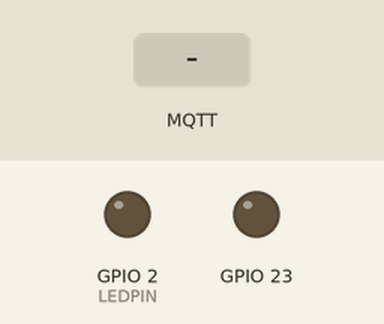
Recording of a sketch running on a simulated ESP32. On the bench: output pins drawn as LEDs (lit = HIGH). The test bench sets the inputs (shaded band). WiFi joins after 1.5 s; servers stay silent unless stated; no MQTT or app messages arrive unless stated; what the sketch prints to the serial monitor is not drawn.

Above: at 2.7 s.
2.8 s: MQTT message "on" arrives on the first subscribed topic
At 4.0 s:
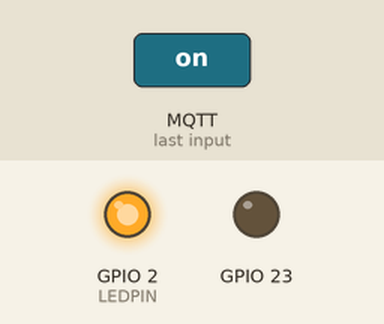
4.3 s: MQTT message "off" arrives on the first subscribed topic
At 5.3 s:
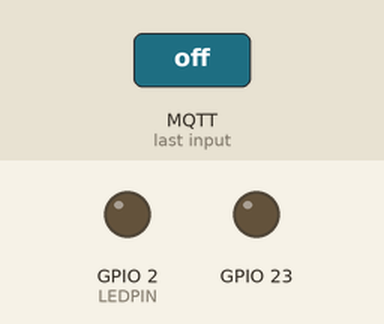
Timing chart, 0 to 7.3 s (numbered marks = the images above; inputs shaded):
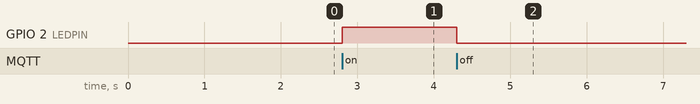

Measured:
- after the input at 2.8 s, GPIO 2 (LEDPIN): LOW → HIGH at once
- after the input at 4.3 s, GPIO 2 (LEDPIN): HIGH → LOW at once

The sketch:

AirQualitySensor.ino
```cpp
/*
 *  air quality sensor
 *
 *  Author: Matthias Kesenheimer - @BartimaeusvUruk - https://github.com/MKesenheimer
 *  Date: 1 February 2021
 *
 *  Based on sketch from Rui Santos (https://randomnerdtutorials.com)
 *
 * Libraries to install:
 * - DHT sensor library by adafruit (https://github.com/adafruit/DHT-sensor-library)
 * - PubSubClient by Nick O’Leary (https://pubsubclient.knolleary.net)
 * - Sparkfun CCS811 (https://github.com/sparkfun/SparkFun_CCS811_Arduino_Library)
 *
 *  Grenzwerte für VOCs:
 *  https://www.air-q.com/messwerte/voc
 *    0 - 150 ppb: good
 *    150 - 1000 ppb: poor
 *    > 1000 ppb: bad
 *
 *   https://www.airthings.com/what-is-voc
 *    0 - 250 ppb: good
 *    250 - 2000 ppb: poor
 *    > 2000 ppb: bad
 */

#include <WiFi.h>
#include <PubSubClient.h>
#include <Wire.h>
#include <DHT.h>
#include <SparkFunCCS811.h>
#define CCS811_ADDR 0x5A
CCS811 ccs811(CCS811_ADDR);

#define DHTPIN 15
#define DHTTYPE DHT11
DHT dht(DHTPIN, DHTTYPE);

// Replace the next variables with your SSID/Password combination
const String ssid = "SSID";           // TODO: the SSID of your Wifi-network
const String password = "passphrase"; // TODO: the passphrase to access the Wifi-network

// Add your MQTT Broker IP address, example:
const String mqtt_server = "IP-Address";     // TODO: fill in the IP address of your MQTT broker
const long   mqtt_port = 1883;               // TODO: fill in the port on which the MQTT service is running. 1883 is the default port
const String mqtt_user = "username";         // TODO: credentials to authorize against the MQTT service
const String mqtt_passwd = "password";       // TODO: credentials to authorize against the MQTT service
const String mqtt_topic = "/home/office";    // TODO: change the topic to your likes. Remember to change this in the node-red dashboard, too.
const String mqtt_clientID = "ESP32-Office"; // TODO: ID of your client. This is not essential.

WiFiClient espClient;
PubSubClient client(espClient);
long lastMsg = 0;

#define LEDPIN 2

void setup() {
  Serial.begin(115200);

  dht.begin();

  setup_wifi();
  client.setServer(mqtt_server.c_str(), mqtt_port);
  client.setCallback(callback);

  pinMode(LEDPIN, OUTPUT);

  // Inialize I2C Hardware
  Wire.begin();

  // set WAK to low (enable CCS811 chip)
  pinMode(23, OUTPUT);
  digitalWrite(23, LOW);
  if (ccs811.begin() == false) {
    Serial.print("CCS811 error. Please check wiring. Freezing...");
    while (1);
  }
}

void setup_wifi() {
  delay(10);
  // We start by connecting to a WiFi network
  Serial.println();
  Serial.print("Connecting to ");
  Serial.println(ssid);

  WiFi.begin(ssid.c_str(), password.c_str());

  while (WiFi.status() != WL_CONNECTED) {
    delay(500);
    Serial.print(".");
  }

  Serial.println("");
  Serial.println("WiFi connected");
  Serial.println("IP address: ");
  Serial.println(WiFi.localIP());
}

void callback(char* topic, byte* message, unsigned int length) {
  Serial.print("Message arrived on topic: ");
  Serial.print(topic);
  Serial.print(". Message: ");

  String messageTemp;
  for (int i = 0; i < length; i++) {
    Serial.print((char)message[i]);
    messageTemp += (char)message[i];
  }
  Serial.println();

  // If a message is received on the topic /home/living-room/output,
  // you check if the message is either "on" or "off".
  // Changes the output state according to the message
  String outTopicStr = mqtt_topic + "/output";
  if (String(topic) == outTopicStr) {
    Serial.print("Changing output to ");
    if(messageTemp == "on"){
      Serial.println("on");
      digitalWrite(LEDPIN, HIGH);
    }
    else if(messageTemp == "off") {
      Serial.println("off");
      digitalWrite(LEDPIN, LOW);
    }
  }
}

void reconnect() {
  // Loop until we're reconnected
  while (!client.connected()) {
    Serial.print("Attempting MQTT connection...");
    // Attempt to connect
    if (client.connect(mqtt_clientID.c_str(), mqtt_user.c_str(), mqtt_passwd.c_str())) {
      Serial.println("connected");
      // Subscribe
      String outTopicStr = mqtt_topic + "/output";
      client.subscribe(outTopicStr.c_str());
    } else {
      Serial.print("failed, rc=");
      Serial.print(client.state());
      Serial.println(" try again in 5 seconds");
      // Wait 5 seconds before retrying
      delay(5000);
    }
  }
}
void loop() {
  if (!client.connected()) {
    reconnect();
  }
  client.loop();

  long now = millis();
  if (now - lastMsg > 60000) {
    lastMsg = now;

    // Temperature in Celsius
    float temperature = dht.readTemperature();
    // Convert the value to a char array
    String tempString = String(temperature);
    Serial.print("Temperature: ");
    Serial.print(tempString);
    Serial.println("°C");
    String tempTopicStr = mqtt_topic + "/temperature";
    client.publish(tempTopicStr.c_str(), tempString.c_str());

    // Humidity in percent
    float humidity = dht.readHumidity();
    // Convert the value to a char array
    String humString = String(humidity);
    Serial.print("Humidity: ");
    Serial.print(humString);
    Serial.println("%");
    String humidTopicStr = mqtt_topic + "/humidity";
    client.publish(humidTopicStr.c_str(), humString.c_str());

    // CO2 and VOC measurement
    // Check to see if data is ready
    if (ccs811.dataAvailable()) {
      // If so, have the sensor read and calculate the results.
      ccs811.readAlgorithmResults();

      // temperature and humidity compensation
      ccs811.setEnvironmentalData(humidity, temperature);

      uint32_t co2 = ccs811.getCO2();
      String co2String = String(co2);
      Serial.print("CO2: ");
      Serial.print(co2String);
      Serial.println("ppm");
      String co2TopicStr = mqtt_topic + "/co2";
      client.publish(co2TopicStr.c_str(), co2String.c_str());

      uint32_t tvoc = ccs811.getTVOC();
      String tvocString = String(tvoc);
      Serial.print("tVOC: ");
      Serial.print(tvocString);
      Serial.println("ppb");
      String tvocTopicStr = mqtt_topic + "/tvoc";
      client.publish(tvocTopicStr.c_str(), tvocString.c_str());
    }
  }
}
```
